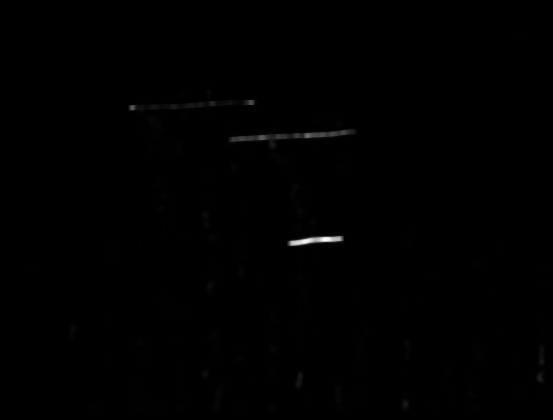
//> input picture v4r/AttentionModule/example/test12.pgm, 553 x 420 px
$ ./GaborFilters2 test12.pgm   (built with g++ and OpenCV 4)
//> lines starting //> are read from the running program, lines starting //| are printed output that depends on the picture
#include <opencv2/core/core.hpp>
    #include <opencv2/imgproc/imgproc.hpp>
    #include <opencv2/highgui/highgui.hpp>
    #include <math.h>

    cv::Mat mkKernel(int ks, double sig, double th, double lm, double ps)
    {
        int hks = (ks-1)/2;
        double theta = th*CV_PI/180;
        double psi = ps*CV_PI/180;
        double del = 2.0/(ks-1);
        double lmbd = lm;
        double sigma = sig;
        double x_theta;
        double y_theta;
        cv::Mat kernel(ks,ks, CV_32F);
        for (int y=-hks; y<=hks; y++)
        {
            for (int x=-hks; x<=hks; x++)
            {
                x_theta = x*cos(theta)+y*sin(theta);
                y_theta = -x*sin(theta)+y*cos(theta);
                kernel.at<float>(hks+y,hks+x) = (float)exp(-0.5*(pow(x_theta,2)+pow(y_theta,2))/(2*pow(sigma,2)))* cos(2*CV_PI*x_theta/lmbd + psi);
            }
        }
        return kernel;
    }

    int kernel_size=21;
    int pos_sigma= 5;
    int pos_lm = 50;
    int pos_th = 0;
    int pos_psi = 90;
    cv::Mat src_f;
    cv::Mat dest;

    void Process(int , void *)
    {
        double sig = pos_sigma;
        double lm = 0.5+pos_lm/100.0;
        double th = pos_th;
        double ps = pos_psi;
        cv::Mat kernel = mkKernel(kernel_size, sig, th, lm, ps);
        cv::filter2D(src_f, dest, CV_32F, kernel);
        cv::imshow("Process window", dest);
        cv::Mat Lkernel(kernel_size*20, kernel_size*20, CV_32F);
        cv::resize(kernel, Lkernel, Lkernel.size());
        Lkernel /= 2.;
        Lkernel += 0.5;
        cv::imshow("Kernel", Lkernel);
        cv::Mat mag;
        cv::pow(dest, 2.0, mag);
        cv::imshow("Mag", mag);
    }

    int main(int argc, char** argv)
    {
        cv::Mat image = cv::imread(argv[1]);
//> image is the input picture: 420 rows x 553 cols, CV_8UC3; min 0, max 255, mean 0.6
        cv::imshow("Src", image);
        cv::Mat src;
        cv::cvtColor(image, src, CV_BGR2GRAY);
        src.convertTo(src_f, CV_32F, 1.0/255, 0);
        if (!kernel_size%2)
        {
            kernel_size+=1;
        }
        cv::namedWindow("Process window", 1);
        cv::createTrackbar("Sigma", "Process window", &pos_sigma, kernel_size, Process);
        cv::createTrackbar("Lambda", "Process window", &pos_lm, 100, Process);
        cv::createTrackbar("Theta", "Process window", &pos_th, 180, Process);
//> slider 'Theta' is set to 60
        cv::createTrackbar("Psi", "Process window", &pos_psi, 360, Process);
        Process(0,0);
//> in Process, `cv::filter2D(src_f, dest, CV_32F, kernel);`:
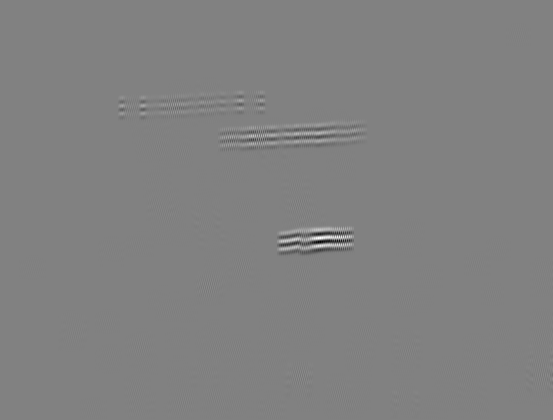
//> dest: 420 rows x 553 cols, CV_32FC1; min -0.443, max 0.431, mean 1.51e-06; drawn with min black and max white
//> in Process, `cv::imshow("Kernel", Lkernel);`:
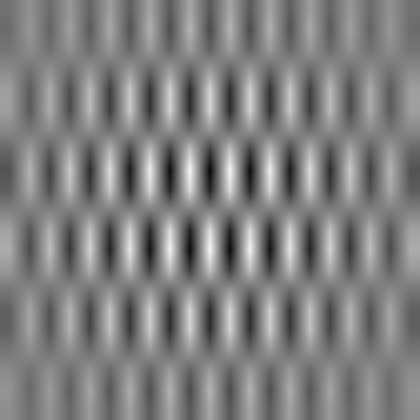
//> window 'Kernel': 420 rows x 420 cols, CV_8UC1; min 12, max 243, mean 127.5
        cv::waitKey(0);
        return 0;
    }
